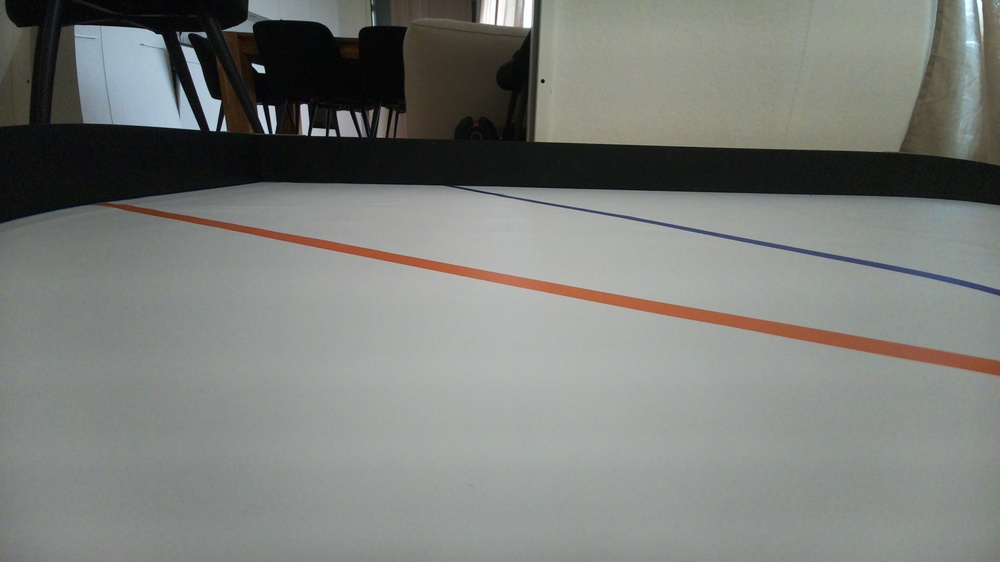
#> input picture teststrecke/bildverarbeitung/bilder/referenzbilder/orange_kurve4_nah.jpg, 1000 x 562 px, shrunk from 4608 x 2592 before the run
$ python farbmaske.py
#> lines starting #> are read from the running program, lines starting #| are printed output that depends on the picture; after the words box and inside, x2 and y2 are one past the last pixel; in counts of white or black regions, pixels touching at a corner belong together
import cv2
import numpy as np
import os

# Referenzbild laden
bild_pfad = "bilder/referenzbilder/orange_kurve4_nah.jpg"
bild = cv2.imread(bild_pfad)
#> bild is the input picture: shape (562, 1000, 3); mean B, G, R 121.4, 125.5, 123.1

if bild is None:
    print("Bild konnte nicht geladen werden.")
    exit()

# Bildgrösse bestimmen
hoehe, breite = bild.shape[:2]
#> hoehe = 562; breite = 1000

# Relevanter Bildbereich: untere 67 %
y_start = int(hoehe * 0.33)
#> y_start = 185
roi = bild[y_start:hoehe, 0:breite]
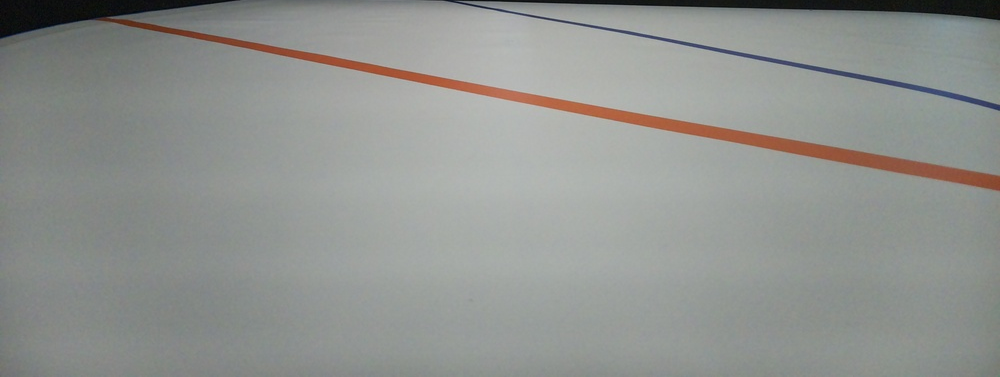
#> roi: shape (377, 1000, 3); mean B, G, R 143.4, 146.7, 144.2

# ROI von BGR nach HSV umwandeln
hsv = cv2.cvtColor(roi, cv2.COLOR_BGR2HSV)
#> hsv: shape (377, 1000, 3); mean H, S, V 66, 13.6, 148.7

# Vorläufiger HSV-Bereich für Orange
orange_unten = np.array([3, 120, 120])
orange_oben = np.array([12, 255, 255])

# Farbmaske erstellen
maske_orange = cv2.inRange(hsv, orange_unten, orange_oben)
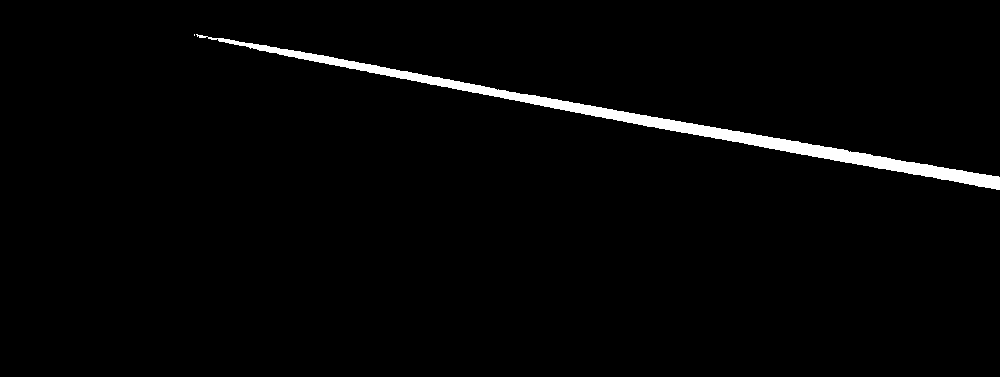
#> maske_orange: shape (377, 1000); 2% white; 2 white regions (1 under 20 px), largest, box (x1, y1, x2, y2) and area: (196, 34, 1000, 190) 7684

# Ausgabeordner erstellen
os.makedirs("bilder/farbmaske", exist_ok=True)

# Farbmaske speichern
ausgabe = "bilder/farbmaske/maske_orange_kurve4_nah.jpg"
cv2.imwrite(ausgabe, maske_orange)

print(f"Farbmaske erstellt: {ausgabe}")

$ run again, with teststrecke/bildverarbeitung/bilder/referenzbilder/orange_kurve3_nah.jpg copied over teststrecke/bildverarbeitung/bilder/referenzbilder/orange_kurve4_nah.jpg
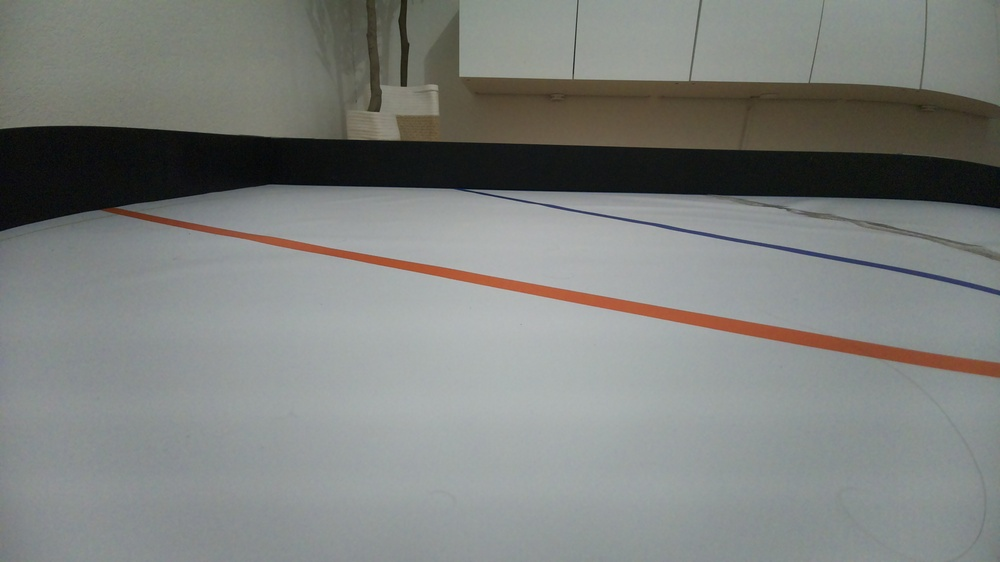
#> input picture teststrecke/bildverarbeitung/bilder/referenzbilder/orange_kurve3_nah.jpg, 1000 x 562 px, shrunk from 4608 x 2592 before the run
#> bild is the input picture: shape (562, 1000, 3); mean B, G, R 125.3, 128.3, 125.6
#> `roi = bild[y_start:hoehe, 0:breite]`:
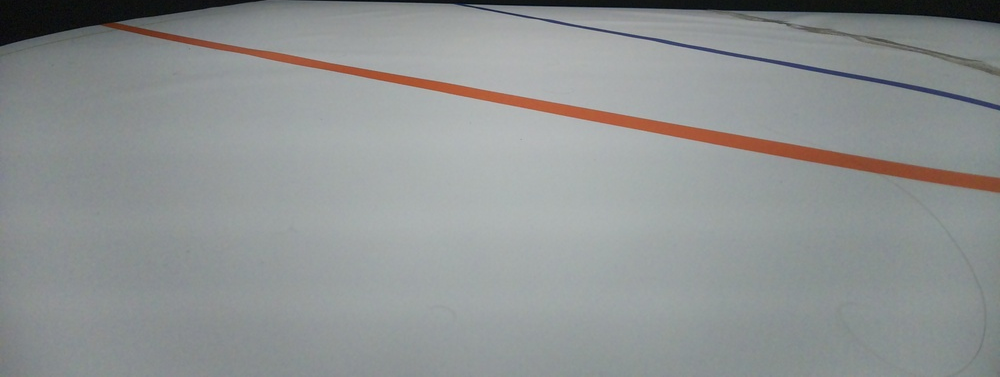
#> roi: shape (377, 1000, 3); mean B, G, R 146.1, 146.2, 142.6
#> hsv: shape (377, 1000, 3); mean H, S, V 88.8, 17, 149.1
#> `maske_orange = cv2.inRange(hsv, orange_unten, orange_oben)`:
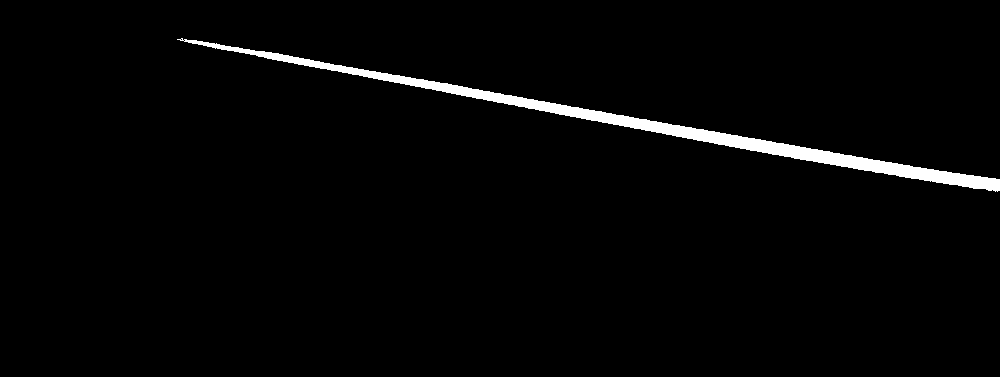
#> maske_orange: shape (377, 1000); 2.2% white; 1 white region, box (x1, y1, x2, y2) and area: (177, 38, 1000, 192) 8124
